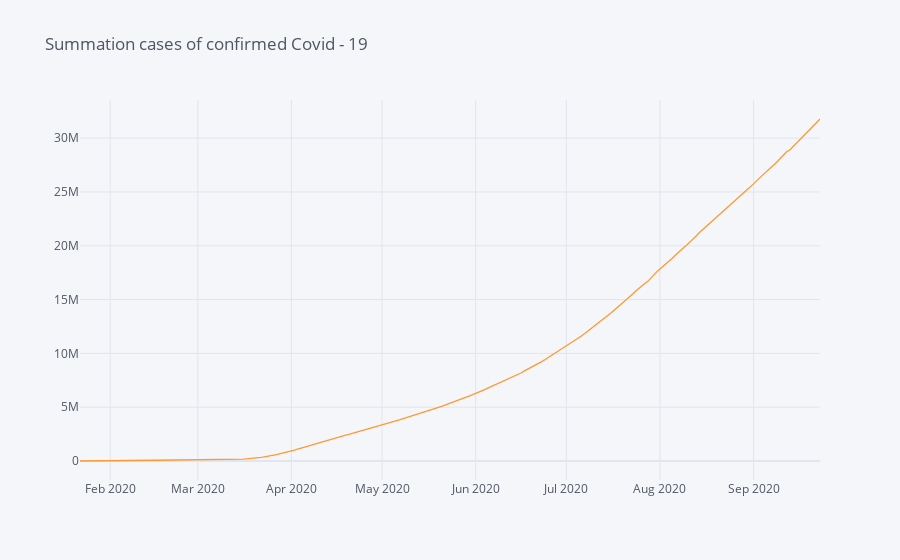

Notebook cell for this chart:
### Code cell
configure_plotly_browser_state()
init_notebook_mode(connected=True)
covid19_datewise['Confirmed'].iplot(title = 'Summation cases of confirmed Covid - 19')

### Figure 1 — Plotly figure (JSON) as saved in the notebook; plotly's stock layout.template omitted (floating-point values rounded to 4 significant figures; data arrays with more than 128 entries replaced by an {"elided": "..."} marker saying what was removed)
{"data": [{"name": "Confirmed", "text": "", "mode": "lines", "y": {"elided": "246 int values"}, "x": {"elided": "246 str values"}, "line": {"color": "rgba(255, 153, 51, 1.0)", "dash": "solid", "shape": "linear", "width": 1.3}, "type": "scatter"}], "layout": {"title": {"text": "Summation cases of confirmed Covid - 19", "font": {"color": "#4D5663"}}, "paper_bgcolor": "#F5F6F9", "plot_bgcolor": "#F5F6F9", "yaxis": {"tickfont": {"color": "#4D5663"}, "zerolinecolor": "#E1E5ED", "title": {"text": "", "font": {"color": "#4D5663"}}, "gridcolor": "#E1E5ED", "showgrid": true}, "xaxis": {"tickfont": {"color": "#4D5663"}, "zerolinecolor": "#E1E5ED", "title": {"text": "", "font": {"color": "#4D5663"}}, "gridcolor": "#E1E5ED", "showgrid": true}, "legend": {"bgcolor": "#F5F6F9", "font": {"color": "#4D5663"}}}}
